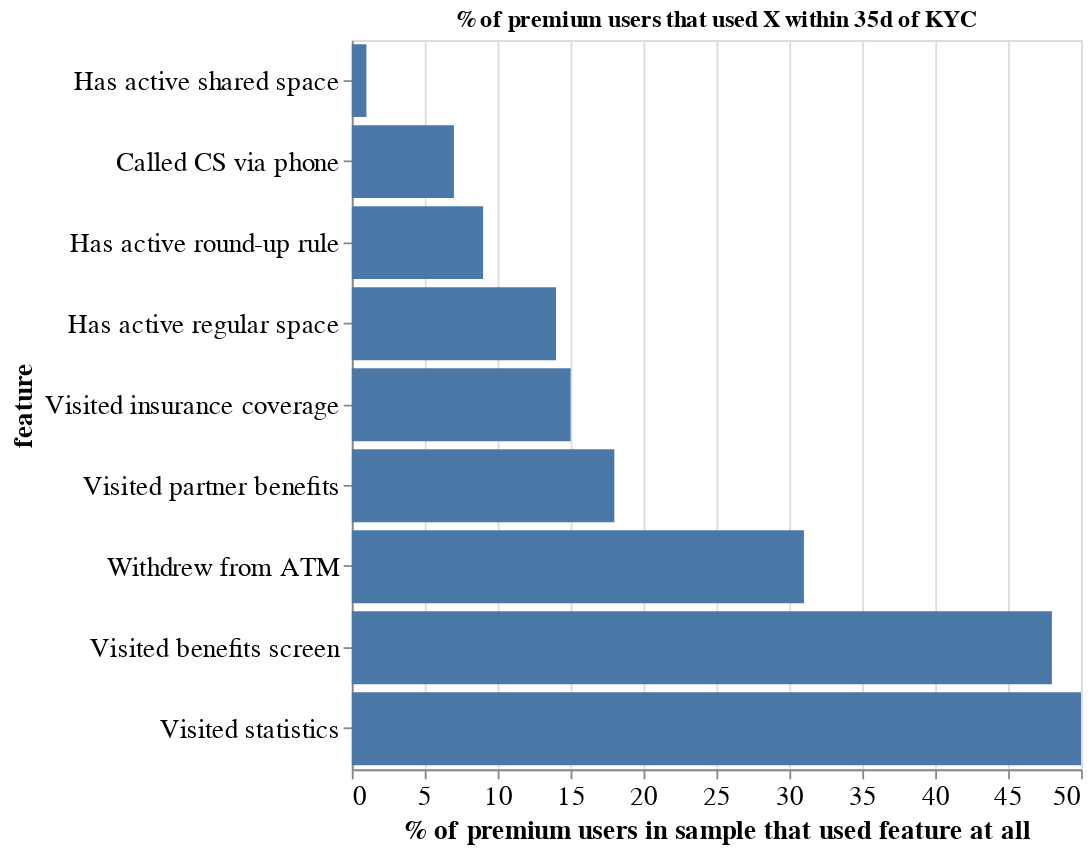

The notebook cell this image was saved under:
### Code cell
prem = pd.read_csv("prem_features.csv")

# recode benefits
prem.loc[
    prem["feature"].str.contains("partner") == True, "feature"
] = "Partner benefits"
prem = prem.loc[prem["feature"] != "email", :]


p = pd.read_csv("product.csv")

prem = prem.merge(p, on="user_id", how="left").reset_index()
prem = prem.drop(columns=["detail", "index"])

prem = (
    pd.pivot_table(
        prem,
        index=["product_id", "user_id", "status"],
        values=["variable"],
        columns=["feature"],
    )
    .reset_index()
    .fillna(0)
)

prem = pd.melt(prem, id_vars=["user_id", "product_id", "status"])

# keep only premium.
prem = prem.loc[
    prem["product_id"].isin(["STANDARD", "BUSINESS_CARD", "FLEX_ACCOUNT_MONTHLY"])
    == False,
    :,
]

# recode to binary
prem.loc[prem["value"] > 0, "value"] = 1

# compute% that used it

prem = prem.groupby(["feature"])["value"].agg("mean").reset_index()

prem["value"] = round(prem["value"] * 100)

prem = prem.loc[prem["feature"].astype(str) != "0", :]


feature_dic = {
    "Partner benefits": "Visited partner benefits",
    "atm": "Withdrew from ATM",
    "call": "Called CS via phone",
    "n_reg_spaces": "Has active regular space",
    "n_shared_spaces": "Has active shared space",
    "round-ups": "Has active round-up rule",
    "statistics": "Visited statistics",
    "Benefits screen": "Visited benefits screen",
    "Insurance coverage": "Visited insurance coverage",
}
prem["feature"] = prem["feature"].map(feature_dic)

prem = prem.sort_values(by=["value"])
# Configure common options
alt.Chart(prem.loc[pd.isnull(prem["feature"]) == False, :]).mark_bar().encode(
    alt.Y("feature:O", sort=alt.SortField("value:Q", order="ascending")),
    alt.X(
        "value:Q",
        axis=alt.Axis(title="% of premium users in sample that used feature at all"),
    ),
).configure_axis(labelFontSize=15, titleFontSize=15).properties(
    title="% of premium users that used X within 35d of KYC", width=400, height=400
)

### Figure 1 — Vega-Lite specification as saved in the notebook (floating-point values rounded to 4 significant figures)
{"config": {"view": {"continuousWidth": 400, "continuousHeight": 300}, "axis": {"labelFontSize": 15, "titleFontSize": 15}}, "data": {"name": "data-fe9378be64216b0f9ff33046ee0ba3fe"}, "mark": "bar", "encoding": {"x": {"type": "quantitative", "axis": {"title": "% of premium users in sample that used feature at all"}, "field": "value"}, "y": {"type": "ordinal", "field": "feature", "sort": {"field": "value:Q", "order": "ascending"}}}, "height": 400, "title": "% of premium users that used X within 35d of KYC", "width": 400, "$schema": "https://vega.github.io/schema/vega-lite/v4.8.1.json", "datasets": {"data-fe9378be64216b0f9ff33046ee0ba3fe": [{"feature": "Has active shared space", "value": 1.0}, {"feature": "Called CS via phone", "value": 7.0}, {"feature": "Has active round-up rule", "value": 9.0}, {"feature": "Has active regular space", "value": 14.0}, {"feature": "Visited insurance coverage", "value": 15.0}, {"feature": "Visited partner benefits", "value": 18.0}, {"feature": "Withdrew from ATM", "value": 31.0}, {"feature": "Visited benefits screen", "value": 48.0}, {"feature": "Visited statistics", "value": 50.0}]}}
